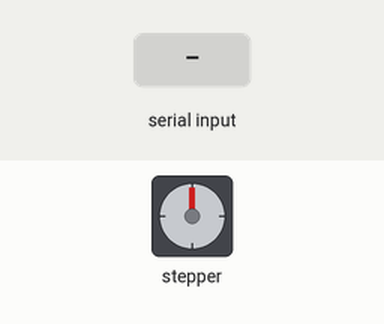
Bench run of a sketch on a simulated Arduino Mega 2560, built with avr-gcc and run on an emulated ATmega2560. Parts: stepper motor. Wiring (inferred from the names in the program): stepper motor driver (200 steps per turn assumed): step pin 54; direction pin 55; enable pin 38. Inputs (shaded band) come from the test bench. What the sketch prints to the serial monitor is not drawn.

Above: at 1.2 s.
1.3 s: ";" received over Serial
Timing chart, 0 to 4.3 s (numbered marks = the images above; inputs shaded):
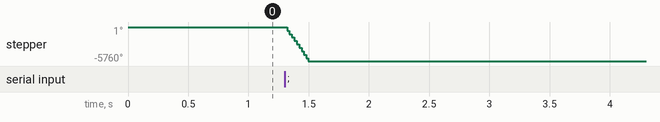

Measured:
- after the input at 1.3 s, stepper: turns 5760° counter-clockwise in 0.20 s, starting at once

The sketch:

arduino.ino
```cpp
char cmd[7];
byte cmdIndex=0;
byte MAX_CMD_LENGTH=6;
String data;

#define X_STEP_PIN 54
#define X_DIR_PIN 55
#define X_ENABLE_PIN 38
#define X_SLEEP 50

void move_motor(){
 digitalWrite(X_DIR_PIN,LOW);
 digitalWrite(X_STEP_PIN,LOW);
 delayMicroseconds(X_SLEEP);
 digitalWrite(X_STEP_PIN,HIGH);
}

void setup() {
 Serial.begin(250000);
 pinMode(X_STEP_PIN,OUTPUT);
 pinMode(X_DIR_PIN,OUTPUT);
 pinMode(X_ENABLE_PIN,OUTPUT);
 digitalWrite(X_ENABLE_PIN,LOW);
}

void loop() {
 if(Serial.available()) {
  char byteIn=Serial.read();
  cmd[cmdIndex]=byteIn;
  if(byteIn==';'){
   cmd[cmdIndex]='\0';
   cmdIndex=0;
   for(int i=0;i<3200;i++){move_motor();}
   if(strcmp(cmd,"0121")==0)
    Serial.print(1);
   else Serial.print(2);

  }else{
   if(cmdIndex++>=MAX_CMD_LENGTH) cmdIndex=0;
  }
 }
}
```
